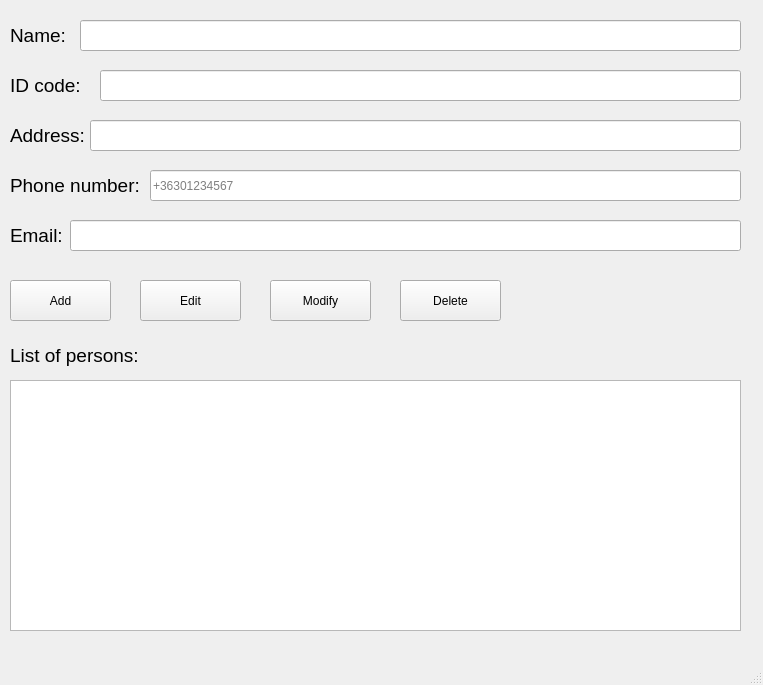
<?xml version="1.0" encoding="UTF-8"?>
<ui version="4.0">
 <class>MainWindow</class>
 <widget class="QMainWindow" name="MainWindow">
  <property name="geometry">
   <rect>
    <x>0</x>
    <y>0</y>
    <width>763</width>
    <height>685</height>
   </rect>
  </property>
  <property name="windowTitle">
   <string>MainWindow</string>
  </property>
  <widget class="QWidget" name="centralwidget">
   <widget class="QLabel" name="label">
    <property name="geometry">
     <rect>
      <x>10</x>
      <y>10</y>
      <width>161</width>
      <height>51</height>
     </rect>
    </property>
    <property name="text">
     <string>&lt;html&gt;&lt;head/&gt;&lt;body&gt;&lt;p&gt;&lt;span style=&quot; font-size:14pt;&quot;&gt;Name:&lt;/span&gt;&lt;/p&gt;&lt;/body&gt;&lt;/html&gt;</string>
    </property>
   </widget>
   <widget class="QLabel" name="label_2">
    <property name="geometry">
     <rect>
      <x>10</x>
      <y>60</y>
      <width>161</width>
      <height>51</height>
     </rect>
    </property>
    <property name="text">
     <string>&lt;html&gt;&lt;head/&gt;&lt;body&gt;&lt;p&gt;&lt;span style=&quot; font-size:14pt;&quot;&gt;ID code:&lt;/span&gt;&lt;/p&gt;&lt;/body&gt;&lt;/html&gt;</string>
    </property>
   </widget>
   <widget class="QLabel" name="label_3">
    <property name="geometry">
     <rect>
      <x>10</x>
      <y>110</y>
      <width>161</width>
      <height>51</height>
     </rect>
    </property>
    <property name="text">
     <string>&lt;html&gt;&lt;head/&gt;&lt;body&gt;&lt;p&gt;&lt;span style=&quot; font-size:14pt;&quot;&gt;Address:&lt;/span&gt;&lt;/p&gt;&lt;/body&gt;&lt;/html&gt;</string>
    </property>
   </widget>
   <widget class="QLabel" name="label_4">
    <property name="geometry">
     <rect>
      <x>10</x>
      <y>160</y>
      <width>161</width>
      <height>51</height>
     </rect>
    </property>
    <property name="text">
     <string>&lt;html&gt;&lt;head/&gt;&lt;body&gt;&lt;p&gt;&lt;span style=&quot; font-size:14pt;&quot;&gt;Phone number:&lt;/span&gt;&lt;/p&gt;&lt;/body&gt;&lt;/html&gt;</string>
    </property>
   </widget>
   <widget class="QLabel" name="label_5">
    <property name="geometry">
     <rect>
      <x>10</x>
      <y>210</y>
      <width>161</width>
      <height>51</height>
     </rect>
    </property>
    <property name="text">
     <string>&lt;html&gt;&lt;head/&gt;&lt;body&gt;&lt;p&gt;&lt;span style=&quot; font-size:14pt;&quot;&gt;Email:&lt;/span&gt;&lt;/p&gt;&lt;/body&gt;&lt;/html&gt;</string>
    </property>
   </widget>
   <widget class="QLineEdit" name="inName">
    <property name="geometry">
     <rect>
      <x>80</x>
      <y>20</y>
      <width>661</width>
      <height>31</height>
     </rect>
    </property>
   </widget>
   <widget class="QLineEdit" name="inID">
    <property name="geometry">
     <rect>
      <x>100</x>
      <y>70</y>
      <width>641</width>
      <height>31</height>
     </rect>
    </property>
   </widget>
   <widget class="QLineEdit" name="inAddress">
    <property name="geometry">
     <rect>
      <x>90</x>
      <y>120</y>
      <width>651</width>
      <height>31</height>
     </rect>
    </property>
   </widget>
   <widget class="QLineEdit" name="inPhone">
    <property name="geometry">
     <rect>
      <x>150</x>
      <y>170</y>
      <width>591</width>
      <height>31</height>
     </rect>
    </property>
    <property name="autoFillBackground">
     <bool>false</bool>
    </property>
    <property name="text">
     <string/>
    </property>
    <property name="placeholderText">
     <string>+36301234567</string>
    </property>
   </widget>
   <widget class="QLineEdit" name="inEmail">
    <property name="geometry">
     <rect>
      <x>70</x>
      <y>220</y>
      <width>671</width>
      <height>31</height>
     </rect>
    </property>
   </widget>
   <widget class="QPushButton" name="buttonAdd">
    <property name="geometry">
     <rect>
      <x>10</x>
      <y>280</y>
      <width>101</width>
      <height>41</height>
     </rect>
    </property>
    <property name="text">
     <string>Add</string>
    </property>
   </widget>
   <widget class="QPushButton" name="buttonEdit">
    <property name="geometry">
     <rect>
      <x>140</x>
      <y>280</y>
      <width>101</width>
      <height>41</height>
     </rect>
    </property>
    <property name="text">
     <string>Edit</string>
    </property>
   </widget>
   <widget class="QPushButton" name="buttonModify">
    <property name="geometry">
     <rect>
      <x>270</x>
      <y>280</y>
      <width>101</width>
      <height>41</height>
     </rect>
    </property>
    <property name="text">
     <string>Modify</string>
    </property>
   </widget>
   <widget class="QPushButton" name="buttonDelete">
    <property name="geometry">
     <rect>
      <x>400</x>
      <y>280</y>
      <width>101</width>
      <height>41</height>
     </rect>
    </property>
    <property name="text">
     <string>Delete</string>
    </property>
   </widget>
   <widget class="QLabel" name="label_6">
    <property name="geometry">
     <rect>
      <x>10</x>
      <y>330</y>
      <width>161</width>
      <height>51</height>
     </rect>
    </property>
    <property name="text">
     <string>&lt;html&gt;&lt;head/&gt;&lt;body&gt;&lt;p&gt;&lt;span style=&quot; font-size:14pt;&quot;&gt;List of persons:&lt;/span&gt;&lt;/p&gt;&lt;/body&gt;&lt;/html&gt;</string>
    </property>
   </widget>
   <widget class="QListWidget" name="outPersons">
    <property name="geometry">
     <rect>
      <x>10</x>
      <y>380</y>
      <width>731</width>
      <height>251</height>
     </rect>
    </property>
   </widget>
  </widget>
  <widget class="QMenuBar" name="menubar">
   <property name="geometry">
    <rect>
     <x>0</x>
     <y>0</y>
     <width>763</width>
     <height>21</height>
    </rect>
   </property>
  </widget>
  <widget class="QStatusBar" name="statusbar"/>
 </widget>
 <resources/>
 <connections/>
</ui>
